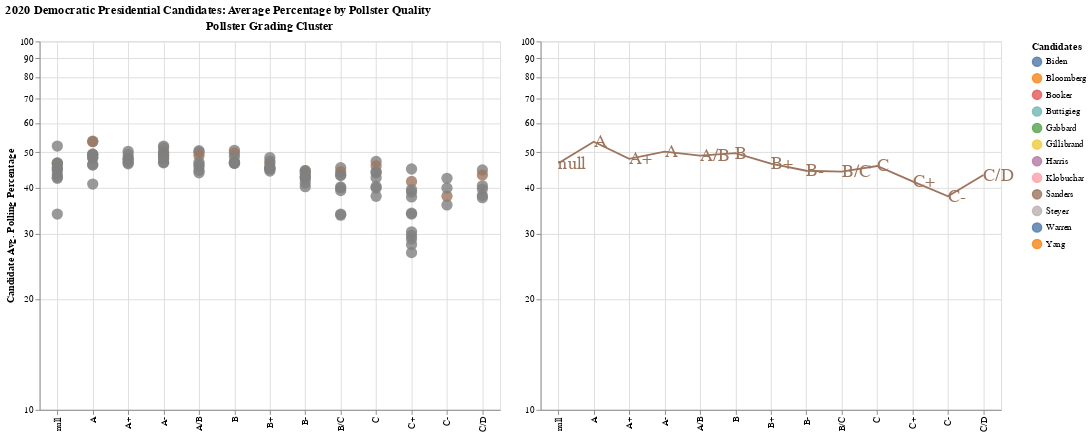

Here is the Vega-Lite specification saved for this chart:
### Vega specification from a JSON file in a GitHub repository (floating-point values rounded to 4 significant figures; data arrays with more than 128 entries replaced by an {"elided": "..."} marker saying what was removed)
{"$schema": "https://vega.github.io/schema/vega/v5.json", "background": "white", "padding": 5, "title": {"text": "2020 Democratic Presidential Candidates: Average Percentage by Pollster Quality", "anchor": "start"}, "data": [{"name": "selector004_store", "values": [{"unit": "concat_0", "fields": [{"type": "E", "field": "answer"}], "values": ["Sanders"]}]}, {"name": "data-ba2e14054cccc0d29d93e60aff37899d", "values": {"elided": "1549 records"}}, {"name": "data_0", "source": "data-ba2e14054cccc0d29d93e60aff37899d", "transform": [{"type": "aggregate", "groupby": ["answer", "fte_grade"], "ops": ["mean"], "fields": ["pct"], "as": ["mean_pct"]}]}], "signals": [{"name": "concat_0_width", "value": 500}, {"name": "concat_0_height", "value": 400}, {"name": "concat_1_width", "value": 500}, {"name": "concat_1_height", "value": 400}, {"name": "unit", "value": {}, "on": [{"events": "mousemove", "update": "isTuple(group()) ? group() : unit"}]}, {"name": "selector004_answer", "init": "\"Sanders\"", "bind": {"input": "radio", "options": ["Sanders", "Biden", "Bloomberg", "Buttigieg", "Klobuchar", "Warren", "Gabbard", "Steyer", "Yang", "Booker", "Harris", "Gillibrand"], "name": "Select Candidate"}}, {"name": "selector004", "update": "vlSelectionResolve(\"selector004_store\", \"union\")"}], "layout": {"padding": 20, "bounds": "full", "align": "each"}, "marks": [{"type": "group", "name": "concat_0_group", "title": {"text": "Pollster Grading Cluster", "frame": "group"}, "style": "cell", "encode": {"update": {"width": {"signal": "concat_0_width"}, "height": {"signal": "concat_0_height"}}}, "signals": [{"name": "selector004_tuple", "update": "selector004_answer !== null ? {fields: selector004_tuple_fields, values: [selector004_answer]} : null"}, {"name": "selector004_tuple_fields", "value": [{"type": "E", "field": "answer"}]}, {"name": "selector004_modify", "on": [{"events": {"signal": "selector004_tuple"}, "update": "modify(\"selector004_store\", selector004_tuple, true)"}]}], "marks": [{"name": "concat_0_marks", "type": "symbol", "style": ["circle"], "interactive": true, "from": {"data": "data_0"}, "encode": {"update": {"opacity": {"value": 0.8}, "size": {"value": 150}, "fill": [{"test": "!(length(data(\"selector004_store\"))) || (vlSelectionTest(\"selector004_store\", datum))", "scale": "color", "field": "answer"}, {"value": "grey"}], "x": {"scale": "concat_0_x", "field": "fte_grade"}, "y": {"scale": "concat_0_y", "field": "mean_pct"}, "shape": {"value": "circle"}}}}], "axes": [{"scale": "concat_0_x", "orient": "bottom", "grid": true, "gridScale": "concat_0_y", "domain": false, "labels": false, "maxExtent": 0, "minExtent": 0, "ticks": false, "zindex": 0}, {"scale": "concat_0_y", "orient": "left", "gridScale": "concat_0_x", "grid": true, "domain": false, "labels": false, "maxExtent": 0, "minExtent": 0, "ticks": false, "zindex": 0}, {"scale": "concat_0_x", "orient": "bottom", "grid": false, "labelAlign": "right", "labelAngle": 270, "labelBaseline": "middle", "zindex": 0}, {"scale": "concat_0_y", "orient": "left", "grid": false, "title": "Candidate Avg. Polling Percentage", "labelOverlap": "greedy", "zindex": 0}]}, {"type": "group", "name": "concat_1_group", "style": "cell", "encode": {"update": {"width": {"signal": "concat_1_width"}, "height": {"signal": "concat_1_height"}}}, "signals": [{"name": "selector004_tuple", "update": "selector004_answer !== null ? {fields: selector004_tuple_fields, values: [selector004_answer]} : null"}, {"name": "selector004_tuple_fields", "value": [{"type": "E", "field": "answer"}]}, {"name": "selector004_modify", "on": [{"events": {"signal": "selector004_tuple"}, "update": "modify(\"selector004_store\", selector004_tuple, true)"}]}], "marks": [{"name": "concat_1_layer_0_pathgroup", "type": "group", "from": {"facet": {"name": "faceted_path_concat_1_layer_0_main", "data": "data_0", "groupby": ["answer"]}}, "encode": {"update": {"width": {"field": {"group": "width"}}, "height": {"field": {"group": "height"}}}}, "marks": [{"name": "concat_1_layer_0_marks", "type": "line", "style": ["line"], "sort": {"field": "datum[\"fte_grade\"]"}, "interactive": true, "from": {"data": "faceted_path_concat_1_layer_0_main"}, "encode": {"update": {"stroke": [{"test": "!(length(data(\"selector004_store\"))) || (vlSelectionTest(\"selector004_store\", datum))", "scale": "color", "field": "answer"}, {"value": "transparent"}], "x": {"scale": "concat_1_x", "field": "fte_grade"}, "y": {"scale": "concat_1_y", "field": "mean_pct"}, "defined": {"signal": "isValid(datum[\"mean_pct\"]) && isFinite(+datum[\"mean_pct\"])"}}}}]}, {"name": "concat_1_layer_1_marks", "type": "text", "style": ["text"], "interactive": false, "from": {"data": "data_0"}, "encode": {"update": {"align": {"value": "left"}, "baseline": {"value": "middle"}, "fill": [{"test": "!(length(data(\"selector004_store\"))) || (vlSelectionTest(\"selector004_store\", datum))", "scale": "color", "field": "answer"}, {"value": "transparent"}], "x": {"scale": "concat_1_x", "field": "fte_grade"}, "y": {"scale": "concat_1_y", "field": "mean_pct"}, "text": {"signal": "''+datum[\"fte_grade\"]"}, "fontSize": {"value": 20}}}}], "axes": [{"scale": "concat_1_x", "orient": "bottom", "grid": true, "gridScale": "concat_1_y", "domain": false, "labels": false, "maxExtent": 0, "minExtent": 0, "ticks": false, "zindex": 0}, {"scale": "concat_1_y", "orient": "left", "grid": true, "gridScale": "concat_1_x", "domain": false, "labels": false, "maxExtent": 0, "minExtent": 0, "ticks": false, "zindex": 0}, {"scale": "concat_1_x", "orient": "bottom", "grid": false, "labelAlign": "right", "labelAngle": 270, "labelBaseline": "middle", "zindex": 0}, {"scale": "concat_1_y", "orient": "left", "grid": false, "labelOverlap": "greedy", "zindex": 0}]}], "scales": [{"name": "color", "type": "ordinal", "domain": {"data": "data_0", "field": "answer", "sort": true}, "range": "category"}, {"name": "concat_0_x", "type": "point", "domain": {"data": "data_0", "field": "fte_grade", "sort": true}, "range": [0, {"signal": "concat_0_width"}], "padding": 0.5}, {"name": "concat_0_y", "type": "log", "domain": {"data": "data_0", "field": "mean_pct"}, "range": [{"signal": "concat_0_height"}, 0], "nice": true}, {"name": "concat_1_x", "type": "point", "domain": {"data": "data_0", "field": "fte_grade", "sort": true}, "range": [0, {"signal": "concat_1_width"}], "padding": 0.5}, {"name": "concat_1_y", "type": "log", "domain": {"data": "data_0", "field": "mean_pct"}, "range": [{"signal": "concat_1_height"}, 0], "nice": true}], "legends": [{"title": "Candidates", "fill": "color", "symbolType": "circle", "encode": {"symbols": {"update": {"opacity": {"value": 0.8}}}}, "stroke": "color"}], "config": {}}
